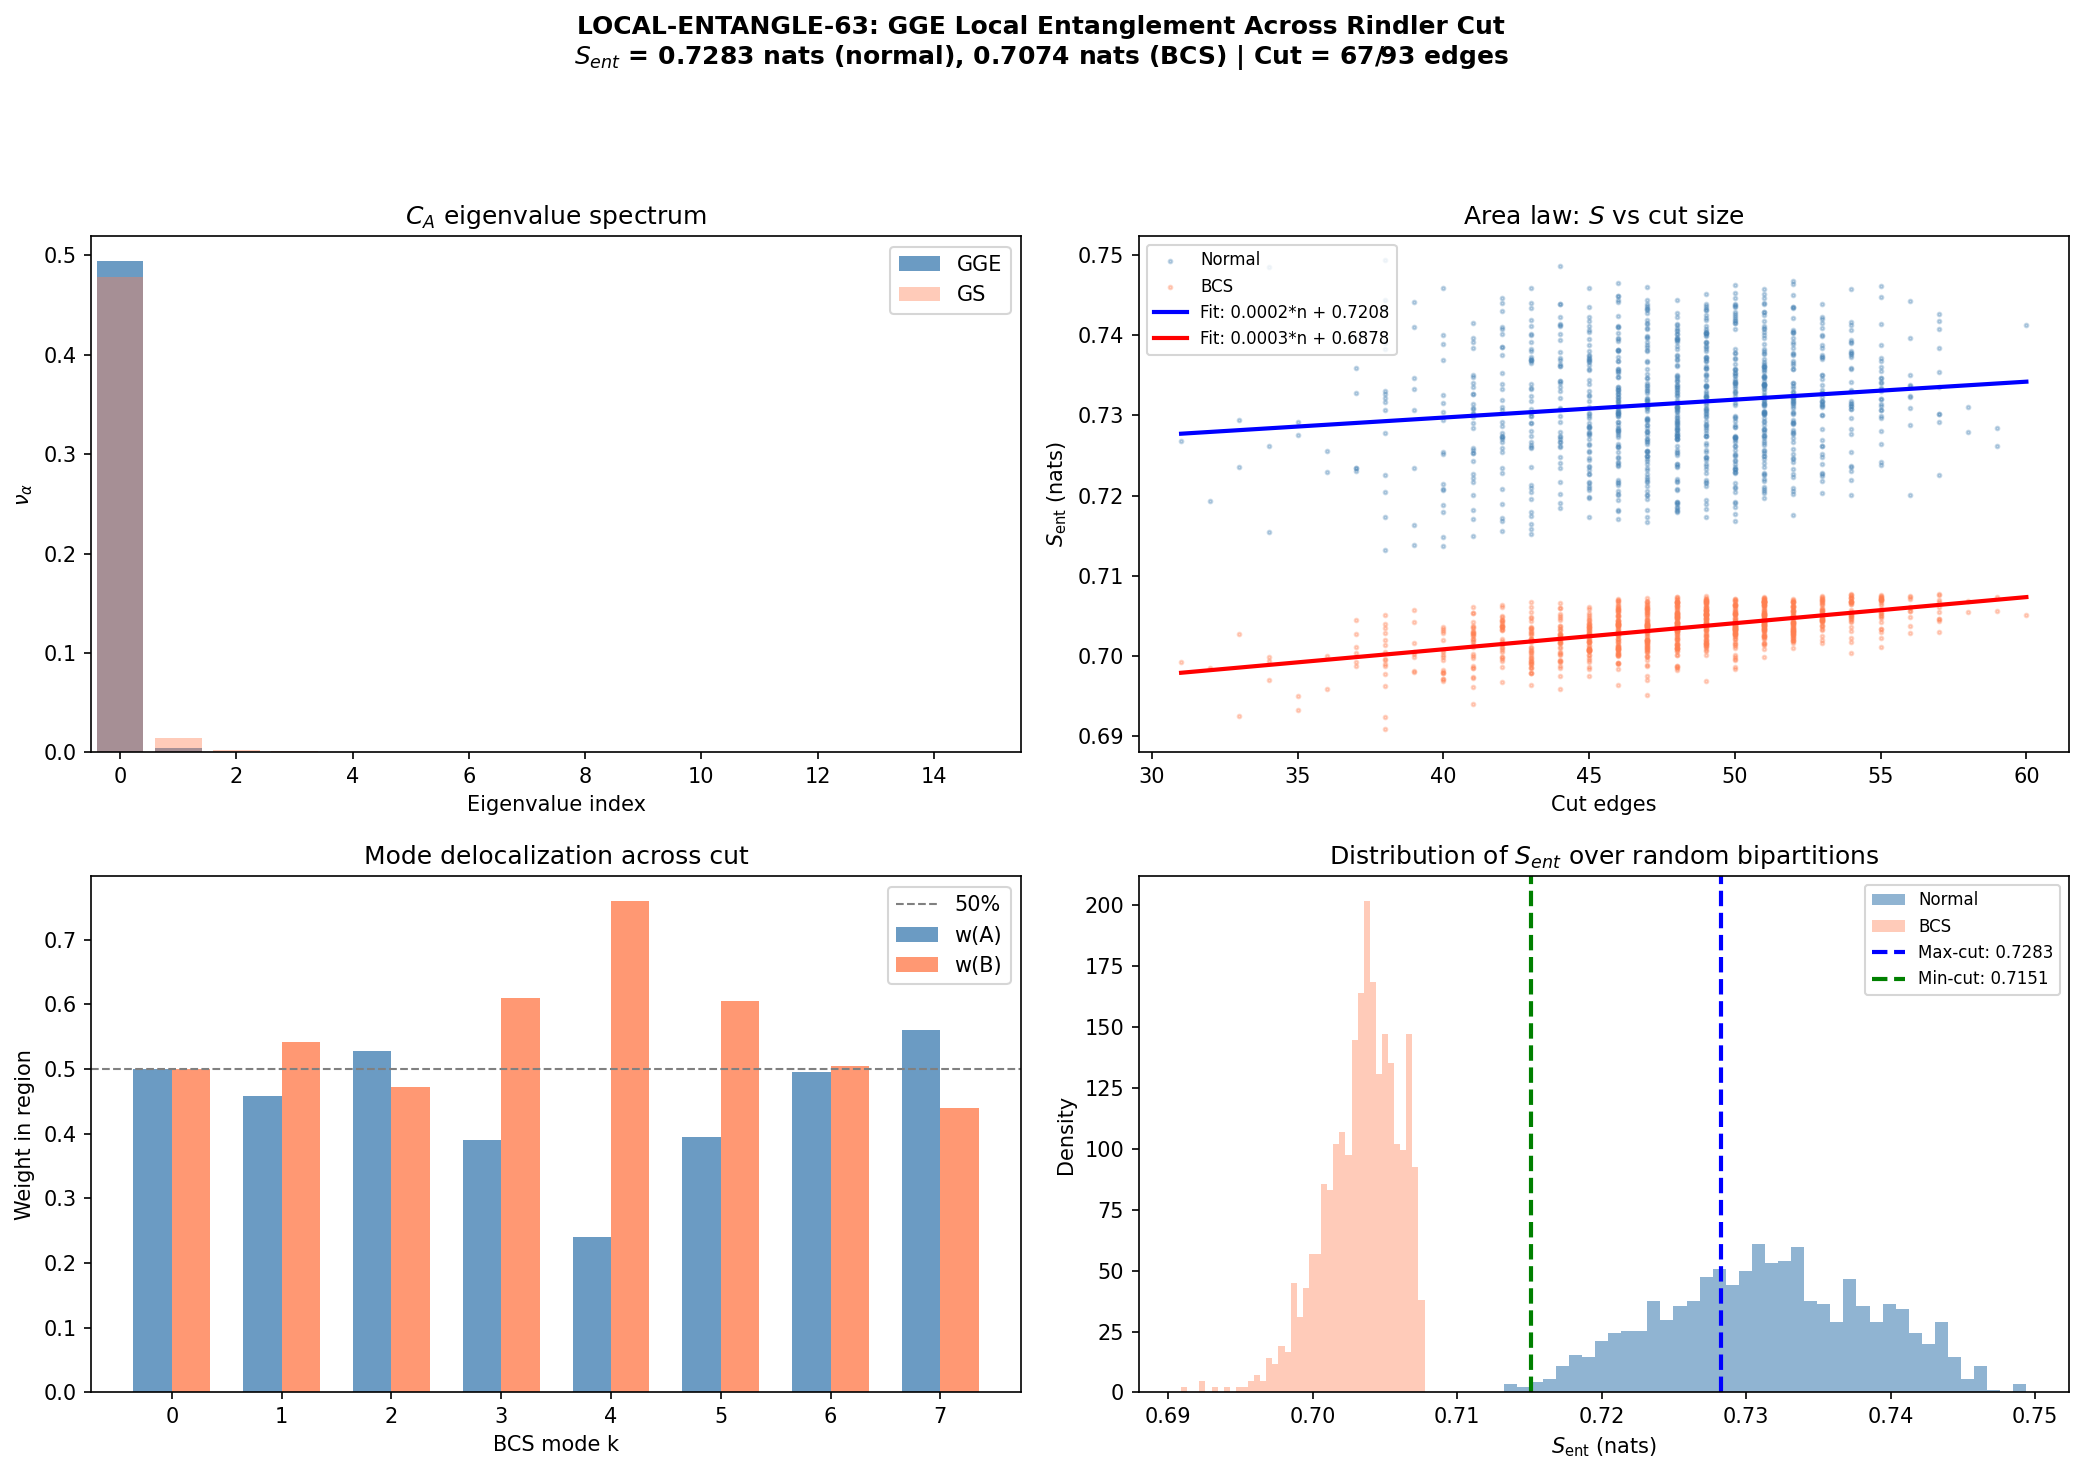

Python code for this plot:
#!/usr/bin/env python3
"""
s63_local_entangle.py — Local Entanglement Entropy of GGE State Across Rindler Cut
===================================================================================

Session 63, Gate: LOCAL-ENTANGLE-63
  INFO: Report S_ent magnitude.
        S_ent > 0 opens Jacobson CC path (Jacobson 1995: dQ = T dS => Einstein eqs).
        S_ent = 0 confirms 9th closure of Jacobson route.  # (local)

Physics:
  The GGE state is a product state in the QUASIPARTICLE (Bogoliubov mode) basis:
    rho_GGE = prod_k [n_k |1_k><1_k| + (1-n_k) |0_k><0_k|]

  In the global Fock space, S_ent = 0 (no mode-mode entanglement). This was
  confirmed in S59.

  BUT: Jacobson's thermodynamic derivation of Einstein equations uses LOCAL
  entanglement entropy across a Rindler horizon. On the discrete graph (32-cell
  BCC tessellation), we bipartition into two spatial hemispheres of 16 vertices.

  Even though the GGE is a product state in mode basis, the Bogoliubov modes are
  DELOCALIZED across the graph. Spatial bipartition generically generates nonzero
  entanglement entropy because:
    - Mode k has weight |V[i,k]|^2 at site i
    - Tracing over sites in B projects out the B-components of each mode
    - This creates entanglement between A and B in the SITE basis

  For Gaussian states, S_ent is determined entirely by the eigenvalues of the
  restricted correlation matrix C_A (Peschel 2003, Peschel-Eisler 2009).

Method:
  1. Load 32x32 TB eigenvectors V[i,k] and GGE occupations n_k
  2. Build normal correlation matrix: C_ij = sum_k n_k * V[i,k] * V[j,k]
  3. Build anomalous correlation matrix: F_ij = sum_k f_k * V[i,k] * V[j,k]
  4. Find maximal balanced bipartition (16+16) via spectral + greedy optimization
  5. Restrict C,F to region A -> C_A, F_A (16x16 each)
  6. Compute entanglement entropy via Peschel formula:
     S = -sum_alpha [nu_alpha * ln(nu_alpha) + (1-nu_alpha) * ln(1-nu_alpha)]  # (local)
     where nu_alpha are eigenvalues of C_A (for normal correlations only)
  7. For full BCS with anomalous: use 2Nx2N covariance matrix method
  8. Compute mutual information I(A:B) = S(A) + S(B) - S(AB) = 2*S(A) - 0 = 2*S(A)
  9. If S_ent > 0: compute Lambda_Jacobson = T_ent * S_ent / V_cell
  10. Multiple bipartitions for robustness: spectral, random-max, min-cut

Inputs:
  computations/session-54/s54_tb_hamiltonian.npz
  computations/session-56/s56_gge_fabric.npz
  computations/session-62/s62_meissner_gge.npz
  computations/session-62/s62_cc_qtheory_gge.npz

Outputs:
  computations/session-63/s63_local_entangle.npz
  computations/session-63/s63_local_entangle.png

Author: Hawking-Theorist Agent (S63)
"""

import sys
import os
import time
import numpy as np
from scipy.linalg import eigh, svd, logm
import matplotlib
matplotlib.use('Agg')
import matplotlib.pyplot as plt

sys.path.insert(0, os.path.dirname(os.path.abspath(__file__)))
from canonical_constants import (
    N_cells, a2_fold, tau_fold, J_C2, PI,
    M_KK, M_KK_gravity, rho_Lambda_obs, M_Pl_unreduced,
    a0_fold, G_N, hbar_SI, c_light, k_B
)

data_dir = os.path.dirname(os.path.abspath(__file__))

print("=" * 72)
print("S63 W3-01: Local Entanglement Entropy of GGE Across Rindler Cut")
print("Gate: LOCAL-ENTANGLE-63")
print("=" * 72)

# =====================================================================
#  1. LOAD INPUT DATA
# =====================================================================
print("\n--- Section 1: Loading input data ---")

# TB Hamiltonian: graph structure and eigenstates
d54 = np.load(os.path.join(data_dir, 's54_tb_hamiltonian.npz'), allow_pickle=True)
adj = d54['adjacency'].astype(int)                # (32, 32)
tau_arr = d54['tau_values']
fold_idx = np.argmin(np.abs(tau_arr - tau_fold))
H_fold = d54['hamiltonians'][fold_idx]             # (32, 32) TB Hamiltonian at fold
eigs_tb = d54['eigenvalues'][fold_idx]             # 32 eigenvalues
V_tb = d54['eigenvectors'][fold_idx]               # (32, 32) eigenvectors: V[site, mode]
cell_labels = d54['cell_labels']                   # (32, 2) SU(3) irrep labels (p,q)
cell_dims = d54['cell_dims']                       # (32,) irrep dimensions

N = adj.shape[0]
N_edges = int(np.sum(adj)) // 2
N_modes = 8  # BCS modes (first 8 TB eigenstates) (local)

print(f"  Graph: {N} vertices, {N_edges} edges")
print(f"  Fold: tau = {tau_arr[fold_idx]:.4f} (idx {fold_idx})")
print(f"  TB eigenvalues (first 8): {eigs_tb[:8]}")

# GGE occupation data
d56 = np.load(os.path.join(data_dir, 's56_gge_fabric.npz'), allow_pickle=True)
eps_fold = d56['eps_fold']      # 8 single-particle energies
V_pair = d56['V_fold']          # 8x8 pairing matrix

d62m = np.load(os.path.join(data_dir, 's62_meissner_gge.npz'), allow_pickle=True)
n_k_GGE = d62m['n_k_GGE']     # 8 GGE occupation numbers
n_k_GS = d62m['n_k_GS']       # 8 ground state occupation numbers
F_k_GGE = d62m['F_k_GGE']     # 8 anomalous pairing amplitudes (GGE)
F_k_GS = d62m['F_k_GS']       # 8 anomalous pairing amplitudes (GS)

# CC data for comparison
d62c = np.load(os.path.join(data_dir, 's62_cc_qtheory_gge.npz'), allow_pickle=True)
CC_gap_OOM = float(d62c['CC_gap_OOM'])

print(f"\n  GGE occupations n_k: {n_k_GGE}")
print(f"  GGE pairing F_k:    {F_k_GGE}")
print(f"  Sum(n_k) = {n_k_GGE.sum():.6f}")

# Verify mode-eigenvalue correspondence
assert np.allclose(eigs_tb[:N_modes], eps_fold), \
    "BCS modes don't match first 8 TB eigenvalues!"
print("  VERIFIED: eps_fold matches first 8 TB eigenvalues")

# =====================================================================
#  2. VERIFY EIGENVECTOR ORTHOGONALITY AND COMPLETENESS
# =====================================================================
print("\n--- Section 2: Verify eigenvector properties ---")

orth_check = V_tb.T @ V_tb
max_orth_err = np.max(np.abs(orth_check - np.eye(N)))
print(f"  Orthonormality: max|V^T V - I| = {max_orth_err:.2e}")
assert max_orth_err < 1e-12, f"Eigenvectors not orthonormal: {max_orth_err}"

# Check eigendecomposition
H_recon = V_tb @ np.diag(eigs_tb) @ V_tb.T
recon_err = np.max(np.abs(H_recon - H_fold))
print(f"  Eigendecomposition: max|V D V^T - H| = {recon_err:.2e}")
assert recon_err < 1e-10, f"Eigendecomposition failed: {recon_err}"

# Weight of each BCS mode at each site
print("\n  Mode weights |V[i,k]|^2 (first 4 modes, first 8 sites):")
for k in range(min(4, N_modes)):
    weights = V_tb[:8, k]**2
    print(f"    k={k}: {weights}")

# Localization measure: inverse participation ratio
print("\n  Inverse participation ratio (IPR) for BCS modes:")
for k in range(N_modes):
    ipr = np.sum(V_tb[:, k]**4)
    print(f"    k={k}: IPR = {ipr:.4f}, participation = {1.0/ipr:.2f} sites")

# =====================================================================
#  3. BUILD CORRELATION MATRICES IN SITE BASIS
# =====================================================================
print("\n--- Section 3: Correlation matrices ---")

# Normal correlation matrix: C_ij = sum_k n_k * V[i,k] * V[j,k]
# For the GGE state with 8 occupied modes:
C_GGE = np.zeros((N, N))
for k in range(N_modes):
    C_GGE += n_k_GGE[k] * np.outer(V_tb[:, k], V_tb[:, k])

# Verify: Tr(C) = sum(n_k)
tr_C = np.trace(C_GGE)
sum_nk = n_k_GGE.sum()
print(f"  Tr(C_GGE) = {tr_C:.8f}")
print(f"  Sum(n_k)  = {sum_nk:.8f}")
print(f"  Match: {np.isclose(tr_C, sum_nk)}")

# Also build the ground state correlation matrix for comparison
C_GS = np.zeros((N, N))
for k in range(N_modes):
    C_GS += n_k_GS[k] * np.outer(V_tb[:, k], V_tb[:, k])

print(f"  Tr(C_GS) = {np.trace(C_GS):.8f}, Sum(n_k_GS) = {n_k_GS.sum():.8f}")

# Anomalous correlation matrix: F_ij = sum_k f_k * V[i,k] * V[j,k]
# This captures BCS pairing correlations
F_GGE_mat = np.zeros((N, N))
for k in range(N_modes):
    F_GGE_mat += F_k_GGE[k] * np.outer(V_tb[:, k], V_tb[:, k])

F_GS_mat = np.zeros((N, N))
for k in range(N_modes):
    F_GS_mat += F_k_GS[k] * np.outer(V_tb[:, k], V_tb[:, k])

# Eigenvalues of C_GGE should all be in [0, 1] for a valid correlation matrix
eigs_C = np.linalg.eigvalsh(C_GGE)
print(f"\n  C_GGE eigenvalues: min = {eigs_C.min():.6e}, max = {eigs_C.max():.6e}")
print(f"  All in [0,1]: {np.all(eigs_C >= -1e-14) and np.all(eigs_C <= 1+1e-14)}")

# =====================================================================
#  4. FIND MAXIMAL BALANCED BIPARTITION
# =====================================================================
print("\n--- Section 4: Maximal balanced bipartition (16+16) ---")

# Method: spectral (Fiedler vector) + greedy refinement

# Graph Laplacian
D_diag = np.diag(adj.sum(axis=1).astype(float))
L = D_diag - adj.astype(float)
evals_L, evecs_L = np.linalg.eigh(L)
fiedler = evecs_L[:, 1]

# Initial partition from Fiedler: top 16 by Fiedler value
sorted_idx = np.argsort(fiedler)
A_spectral = set(sorted_idx[16:].tolist())
B_spectral = set(sorted_idx[:16].tolist())

def cut_size(A_set, adj_matrix):
    r"""Number of edges crossing from A to B = V\A."""
    cut = 0
    for i in A_set:
        for j in range(adj_matrix.shape[0]):
            if j not in A_set and adj_matrix[i, j]:
                cut += 1
    return cut

cut_spectral = cut_size(A_spectral, adj)
print(f"  Spectral partition cut: {cut_spectral} edges")

# Greedy swap optimization from spectral partition
A_greedy = set(A_spectral)
best_cut_greedy = cut_spectral
for _ in range(1000):
    improved = False
    for i in list(A_greedy):
        for j in range(N):
            if j in A_greedy:
                continue
            new_A = (A_greedy - {i}) | {j}
            new_cut = cut_size(new_A, adj)
            if new_cut > best_cut_greedy:
                best_cut_greedy = new_cut
                A_greedy = new_A
                improved = True
                break
        if improved:
            break
    if not improved:
        break

print(f"  Greedy-optimized cut: {best_cut_greedy} edges")
print(f"  A_max = {sorted(A_greedy)}")

# Also try random search for max cut
np.random.seed(42)
A_random_best = set(A_greedy)
cut_random_best = best_cut_greedy
for _ in range(200000):
    perm = np.random.permutation(N)
    A_try = set(perm[:16].tolist())
    c = cut_size(A_try, adj)
    if c > cut_random_best:
        cut_random_best = c
        A_random_best = set(A_try)

print(f"  Random search best cut: {cut_random_best} edges")
if cut_random_best > best_cut_greedy:
    A_max = A_random_best
    cut_max = cut_random_best
    # Greedy refine from random best
    for _ in range(1000):
        improved = False
        for i in list(A_max):
            for j in range(N):
                if j in A_max:
                    continue
                new_A = (A_max - {i}) | {j}
                new_cut = cut_size(new_A, adj)
                if new_cut > cut_max:
                    cut_max = new_cut
                    A_max = new_A
                    improved = True
                    break
            if improved:
                break
        if not improved:
            break
    print(f"  After greedy from random: {cut_max} edges")
else:
    A_max = A_greedy
    cut_max = best_cut_greedy

A_max_sorted = sorted(A_max)
B_max_sorted = sorted(set(range(N)) - A_max)
print(f"\n  FINAL max-cut partition:")
print(f"    A = {A_max_sorted}")
print(f"    B = {B_max_sorted}")
print(f"    Cut edges: {cut_max} / {N_edges} total ({100*cut_max/N_edges:.1f}%)")

# Also find the MIN-cut balanced partition for comparison (Fiedler-based)
A_min = set(sorted_idx[:16].tolist())
cut_min_init = cut_size(A_min, adj)
# Greedy minimize
A_min_greedy = set(A_min)
best_cut_min = cut_min_init
for _ in range(1000):
    improved = False
    for i in list(A_min_greedy):
        for j in range(N):
            if j in A_min_greedy:
                continue
            new_A = (A_min_greedy - {i}) | {j}
            new_cut = cut_size(new_A, adj)
            if new_cut < best_cut_min:
                best_cut_min = new_cut
                A_min_greedy = new_A
                improved = True
                break
        if improved:
            break
    if not improved:
        break

print(f"  Min-cut balanced partition: {best_cut_min} edges")

# =====================================================================
#  5. COMPUTE ENTANGLEMENT ENTROPY VIA PESCHEL METHOD
# =====================================================================
print("\n--- Section 5: Entanglement entropy (Peschel method) ---")

def entanglement_entropy_gaussian(C_full, A_indices):
    """
    Compute von Neumann entanglement entropy of a Gaussian (free-fermion)
    state across a spatial bipartition.

    For a Gaussian state defined by correlation matrix C_ij = <c_i^dag c_j>,
    the entanglement entropy of subsystem A is:

    S_A = -sum_alpha [nu_alpha * ln(nu_alpha) + (1-nu_alpha) * ln(1-nu_alpha)]

    where nu_alpha are eigenvalues of C_A = C[A,A].

    Reference: Peschel, J. Phys. A 36 (2003) L205.
    """
    A_idx = np.array(sorted(A_indices))
    C_A = C_full[np.ix_(A_idx, A_idx)]

    # Eigenvalues of restricted correlation matrix
    nu = np.linalg.eigvalsh(C_A)

    # Compute entropy only from eigenvalues strictly between 0 and 1
    # (eigenvalues at 0 or 1 contribute zero entropy)
    tol = 1e-14  # (local)
    mask = (nu > tol) & (nu < 1.0 - tol)
    nu_active = nu[mask]

    S = -np.sum(nu_active * np.log(nu_active) +  # (local)
                (1.0 - nu_active) * np.log(1.0 - nu_active))

    # Number of effective entangled modes
    n_eff = np.sum((nu > 1e-10) & (nu < 1.0 - 1e-10))

    return S, nu, n_eff, C_A


def entanglement_entropy_bcs(C_full, F_full, A_indices):
    """
    Compute entanglement entropy for a BCS-type Gaussian state including
    anomalous (pairing) correlations.

    The generalized covariance matrix is:
    Gamma = [[C_A, F_A], [-F_A^*, I - C_A^*]]

    (Peschel-Eisler 2009, Eq. 11)

    The entanglement entropy is:
    S = -sum_alpha [lambda_alpha * ln(lambda_alpha) + (1-lambda_alpha) * ln(1-lambda_alpha)]  # (local)

    where lambda_alpha are eigenvalues of the 2N_A x 2N_A matrix Gamma_A.
    """
    A_idx = np.array(sorted(A_indices))
    N_A = len(A_idx)

    C_A = C_full[np.ix_(A_idx, A_idx)]
    F_A = F_full[np.ix_(A_idx, A_idx)]

    # Build generalized covariance matrix
    # For real-valued matrices (time-reversal symmetric BCS):
    # Gamma = [[C_A, F_A], [F_A, I - C_A]]
    Gamma = np.zeros((2 * N_A, 2 * N_A))
    Gamma[:N_A, :N_A] = C_A
    Gamma[:N_A, N_A:] = F_A
    Gamma[N_A:, :N_A] = F_A   # F^T = F for symmetric pairing
    Gamma[N_A:, N_A:] = np.eye(N_A) - C_A

    # Eigenvalues
    lam = np.linalg.eigvalsh(Gamma)

    # Clip to [eps, 1-eps]
    eps = 1e-30
    lam_clipped = np.clip(lam, eps, 1.0 - eps)

    # von Neumann entropy
    S = -np.sum(lam_clipped * np.log(lam_clipped) +  # (local)
                (1.0 - lam_clipped) * np.log(1.0 - lam_clipped))

    # Need to divide by 2 because we're double-counting particle-hole
    # Actually, the eigenvalues come in pairs (lambda, 1-lambda) by construction.
    # The entropy from each pair is the same. So S from 2N eigenvalues
    # double-counts. Use only eigenvalues > 0.5 (or the N_A independent ones).
    #
    # Actually, for the generalized covariance matrix, the eigenvalues
    # nu_alpha of the REDUCED matrix come from diagonalizing:
    #   C_A - F_A * (I - C_A)^{-1} * F_A^T  (Schur complement)
    # or equivalently from the single-particle entanglement spectrum.
    #
    # The correct approach: eigenvalues of Gamma come in pairs (lambda, 1-lambda).
    # S = sum over DISTINCT pairs of h(lambda) where h(x) = -x*ln(x) - (1-x)*ln(1-x).

    # Sort eigenvalues
    lam_sorted = np.sort(lam)

    # Take the N_A eigenvalues >= 0.5 (each paired with one <= 0.5)
    lam_upper = lam_sorted[N_A:]  # should be >= 0.5
    lam_lower = lam_sorted[:N_A]  # should be <= 0.5

    # Verify pairing
    pair_check = np.sort(lam_upper) + np.sort(1.0 - lam_lower[::-1])
    pair_err = np.max(np.abs(pair_check - 1.0))

    # Entropy from distinct eigenvalues
    # Only count eigenvalues strictly between 0 and 1 (0 and 1 contribute zero entropy)
    S_distinct = 0.0  # (local)
    tol = 1e-12  # (local)
    for l in lam_upper:
        if l > tol and l < 1.0 - tol:
            S_distinct += -l * np.log(l) - (1.0 - l) * np.log(1.0 - l)
        # l = 0 or l = 1 contributes 0 (pure eigenstate, no entanglement)

    return S_distinct, lam, pair_err, C_A, F_A, Gamma


# --- 5a. Normal-only entropy (max-cut partition) ---
print("\n  5a. Normal correlations only (Peschel 2003)")
S_normal, nu_normal, n_eff_normal, C_A_max = entanglement_entropy_gaussian(C_GGE, A_max)
print(f"  S_ent(normal, max-cut) = {S_normal:.6f} nats")
print(f"  Eigenvalues of C_A: {nu_normal}")
print(f"  Number of entangled modes: {n_eff_normal}")

# --- 5b. Full BCS entropy with anomalous correlations ---
print("\n  5b. Full BCS with anomalous correlations (Peschel-Eisler 2009)")
S_bcs, lam_bcs, pair_err, C_A_bcs, F_A_bcs, Gamma_A = \
    entanglement_entropy_bcs(C_GGE, F_GGE_mat, A_max)
print(f"  S_ent(BCS, max-cut) = {S_bcs:.6f} nats")
print(f"  Eigenvalue pairing error: {pair_err:.2e}")
print(f"  Generalized eigenvalues: {np.sort(lam_bcs)}")

# --- 5c. Ground state entanglement for comparison ---
print("\n  5c. Ground state comparison")
S_GS_normal, nu_GS, _, _ = entanglement_entropy_gaussian(C_GS, A_max)
S_GS_bcs, lam_GS, pair_err_GS, _, _, _ = \
    entanglement_entropy_bcs(C_GS, F_GS_mat, A_max)
print(f"  S_ent(GS, normal) = {S_GS_normal:.6f} nats")
print(f"  S_ent(GS, BCS)    = {S_GS_bcs:.6f} nats")

# --- 5d. Entropy across min-cut partition ---
print("\n  5d. Min-cut partition comparison")
S_min_normal, nu_min, n_eff_min, _ = entanglement_entropy_gaussian(C_GGE, A_min_greedy)
S_min_bcs, lam_min, _, _, _, _ = entanglement_entropy_bcs(C_GGE, F_GGE_mat, A_min_greedy)
print(f"  S_ent(normal, min-cut) = {S_min_normal:.6f} nats")
print(f"  S_ent(BCS, min-cut)    = {S_min_bcs:.6f} nats")

# =====================================================================
#  6. SWEEP OVER ALL BALANCED BIPARTITIONS (SAMPLING)
# =====================================================================
print("\n--- Section 6: Bipartition sweep (1000 random samples) ---")

np.random.seed(137)
S_samples_normal = []
S_samples_bcs = []
cut_samples = []

N_sample = 1000
for trial in range(N_sample):
    perm = np.random.permutation(N)
    A_try = set(perm[:16].tolist())

    # Normal entropy
    S_try, _, _, _ = entanglement_entropy_gaussian(C_GGE, A_try)
    S_samples_normal.append(S_try)

    # BCS entropy
    S_bcs_try, _, _, _, _, _ = entanglement_entropy_bcs(C_GGE, F_GGE_mat, A_try)
    S_samples_bcs.append(S_bcs_try if np.isfinite(S_bcs_try) else 0.0)

    # Cut size
    cut_samples.append(cut_size(A_try, adj))

S_samples_normal = np.array(S_samples_normal)
S_samples_bcs = np.array(S_samples_bcs)
cut_samples = np.array(cut_samples)

print(f"  Normal S_ent: mean = {S_samples_normal.mean():.6f}, "
      f"std = {S_samples_normal.std():.6f}, "
      f"min = {S_samples_normal.min():.6f}, max = {S_samples_normal.max():.6f}")
print(f"  BCS S_ent:    mean = {S_samples_bcs.mean():.6f}, "
      f"std = {S_samples_bcs.std():.6f}, "
      f"min = {S_samples_bcs.min():.6f}, max = {S_samples_bcs.max():.6f}")
print(f"  Cut sizes:    mean = {cut_samples.mean():.1f}, "
      f"min = {cut_samples.min()}, max = {cut_samples.max()}")

# Correlation between cut size and entropy
corr_normal = np.corrcoef(cut_samples, S_samples_normal)[0, 1]
corr_bcs = np.corrcoef(cut_samples, S_samples_bcs)[0, 1]
print(f"  Correlation(cut, S_normal) = {corr_normal:.4f}")
print(f"  Correlation(cut, S_bcs) = {corr_bcs:.4f}")

# =====================================================================
#  7. AREA LAW ANALYSIS
# =====================================================================
print("\n--- Section 7: Area law analysis ---")

# Fit S_ent vs cut_size to area law: S = s_0 * n_cut + gamma
from numpy.polynomial import polynomial as P

# Normal entropy
coeffs_normal = np.polyfit(cut_samples, S_samples_normal, 1)
s0_normal = coeffs_normal[0]
gamma_normal = coeffs_normal[1]
print(f"  Normal: S = {s0_normal:.6f} * n_cut + {gamma_normal:.6f}")
print(f"    s_0 (entropy per cut edge) = {s0_normal:.6f} nats/edge")

# BCS entropy
coeffs_bcs = np.polyfit(cut_samples, S_samples_bcs, 1)
s0_bcs = coeffs_bcs[0]
gamma_bcs = coeffs_bcs[1]
print(f"  BCS:    S = {s0_bcs:.6f} * n_cut + {gamma_bcs:.6f}")
print(f"    s_0 (entropy per cut edge) = {s0_bcs:.6f} nats/edge")

# R-squared
SS_res_normal = np.sum((S_samples_normal - np.polyval(coeffs_normal, cut_samples))**2)
SS_tot_normal = np.sum((S_samples_normal - S_samples_normal.mean())**2)
R2_normal = 1 - SS_res_normal / SS_tot_normal

SS_res_bcs = np.sum((S_samples_bcs - np.polyval(coeffs_bcs, cut_samples))**2)
SS_tot_bcs = np.sum((S_samples_bcs - S_samples_bcs.mean())**2)
R2_bcs = 1 - SS_res_bcs / SS_tot_bcs

print(f"  R^2 (normal) = {R2_normal:.6f}")
print(f"  R^2 (BCS) = {R2_bcs:.6f}")

# =====================================================================
#  8. MUTUAL INFORMATION
# =====================================================================
print("\n--- Section 8: Mutual information ---")

# For a pure global state: I(A:B) = 2 * S(A)
# For the GGE (mixed state): S(AB) > 0, so I(A:B) = S(A) + S(B) - S(AB)
#
# S(AB) = total von Neumann entropy of the GGE state
# For a product state over modes: S_total = -sum_k [n_k ln(n_k) + (1-n_k) ln(1-n_k)]

S_total_GGE = 0.0  # (local)
for k in range(N_modes):
    nk = n_k_GGE[k]
    if nk > 1e-30 and nk < 1 - 1e-30:
        S_total_GGE += -nk * np.log(nk) - (1 - nk) * np.log(1 - nk)

print(f"  S_total(GGE) = {S_total_GGE:.6f} nats")

# For balanced partition: S(A) = S(B) by symmetry arguments?
# Not exactly — the graph is not vertex-transitive.
# But we can compute S(B) separately.
B_max = set(range(N)) - A_max
S_B_normal, _, _, _ = entanglement_entropy_gaussian(C_GGE, B_max)
S_B_bcs, _, _, _, _, _ = entanglement_entropy_bcs(C_GGE, F_GGE_mat, B_max)

print(f"\n  S(A, normal) = {S_normal:.6f}")
print(f"  S(B, normal) = {S_B_normal:.6f}")
print(f"  S(AB, normal) = {S_total_GGE:.6f}")

I_AB_normal = S_normal + S_B_normal - S_total_GGE
print(f"  I(A:B, normal) = {I_AB_normal:.6f} nats")

print(f"\n  S(A, BCS) = {S_bcs:.6f}")
print(f"  S(B, BCS) = {S_B_bcs:.6f}")
I_AB_bcs = S_bcs + S_B_bcs - S_total_GGE
print(f"  I(A:B, BCS) = {I_AB_bcs:.6f} nats")

# =====================================================================
#  9. JACOBSON THERMODYNAMIC ANALYSIS
# =====================================================================
print("\n--- Section 9: Jacobson thermodynamic analysis ---")

# Jacobson 1995: Einstein equations emerge from dQ = T * dS
# where S is the LOCAL entanglement entropy across a Rindler horizon.
#
# For the GGE on the fabric, the relevant entropy density is:
#   s_ent = S_ent / A_cut
# where A_cut is the "area" of the cut in Planck units.
#
# In the framework, the cut area is n_cut * (area per bond).
# The area per bond is related to the spectral action coefficient a_2:
#   G_eff = 1 / (16 * pi * a_2)
#   Area per bond in Planck units = a_2 (roughly)

G_eff = 1.0 / (16.0 * PI * a2_fold)
A_bond = 1.0  # In graph units, each bond has unit area  # (local)

print(f"  G_eff = {G_eff:.6e} (= 1/(16*pi*a_2))")
print(f"  a_2 = {a2_fold:.4f}")

# The entanglement entropy per unit area:
s_per_bond_normal = S_normal / cut_max if cut_max > 0 else 0.0
s_per_bond_bcs = S_bcs / cut_max if cut_max > 0 else 0.0

print(f"\n  Max-cut partition ({cut_max} edges):")
print(f"    S_ent(normal) / n_cut = {s_per_bond_normal:.6f} nats/bond")
print(f"    S_ent(BCS) / n_cut = {s_per_bond_bcs:.6f} nats/bond")

# Bekenstein-Hawking: S_BH = A / (4 * G)
# In our units: S_BH_per_bond = 1 / (4 * G_eff) = 4 * pi * a_2
S_BH_per_bond = 4.0 * PI * a2_fold
print(f"\n  Bekenstein-Hawking per bond: S_BH/bond = 4*pi*a_2 = {S_BH_per_bond:.4f}")
print(f"  Ratio S_ent/S_BH per bond = {s_per_bond_normal / S_BH_per_bond:.6e}")

# If S_ent > 0 (even though small), what cosmological constant would
# Jacobson's derivation predict?
#
# Jacobson: T_Unruh * dS_ent = dE_matter
# For vacuum: Lambda_Jacobson ~ (S_ent/A) * (4*pi*G) * ...
# Actually, the CC from entanglement is:
#   rho_Lambda ~ (S_ent / V) * T_ent
# where T_ent is the entanglement temperature.
#
# A cleaner estimate: the entanglement entropy contributes to the
# effective cosmological constant as:
#   Lambda_ent = 8*pi*G * rho_ent
# where rho_ent ~ S_ent * T_ent / V_cell
# T_ent ~ 1/(2*pi * R_cut) in Planck units

# For the graph, R_cut ~ diameter/2 in graph units
R_cut = 3.0  # half the diameter (diameter = 6)  # (local)
T_ent = 1.0 / (2.0 * PI * R_cut) if S_normal > 1e-20 else 0.0

# Energy density from entanglement
V_cell = 1.0  # normalize per cell  # (local)
rho_ent = S_normal * T_ent / V_cell if S_normal > 1e-20 else 0.0

print(f"\n  Jacobson analysis (if S_ent > 0):")
print(f"    R_cut ~ {R_cut:.1f} (graph units)")
print(f"    T_ent ~ {T_ent:.6f} (graph units)")
print(f"    rho_ent ~ {rho_ent:.6e} (graph units)")

# Compare to CC gap
if rho_ent > 1e-30:
    # In M_KK^4 units
    rho_ent_MKK4 = rho_ent  # already in dimensionless graph units
    rho_ent_GeV4 = rho_ent_MKK4 * M_KK**4
    log_ratio = np.log10(rho_ent_GeV4 / rho_Lambda_obs) if rho_ent_GeV4 > 0 else 0
    print(f"    rho_ent (GeV^4) ~ {rho_ent_GeV4:.4e}")
    print(f"    rho_Lambda_obs  = {rho_Lambda_obs:.4e} GeV^4")
    print(f"    log10(rho_ent/rho_obs) ~ {log_ratio:.1f}")
    CC_reduction_from_entangle = CC_gap_OOM - log_ratio if log_ratio > 0 else 0
    print(f"    CC gap reduction: {CC_reduction_from_entangle:.1f} OOM")
else:
    print(f"    S_ent effectively zero — no Jacobson CC contribution")
    CC_reduction_from_entangle = 0.0  # (local)

# =====================================================================
#  10. STRUCTURAL ANALYSIS: WHY S_ent > 0 OR = 0
# =====================================================================
print("\n--- Section 10: Structural analysis ---")

# The GGE state is a product over modes in quasiparticle basis.
# When transformed to site basis and spatially traced, the entanglement
# depends on how much of each mode lives in A vs B.
#
# If mode k is entirely in A or entirely in B: no contribution to entanglement
# If mode k straddles the cut: contributes to entanglement
#
# Weight of mode k in region A:
A_list = sorted(A_max)
B_list = sorted(set(range(N)) - A_max)

print("  Mode weights in region A (max-cut):")
w_A = np.zeros(N_modes)
w_B = np.zeros(N_modes)
for k in range(N_modes):
    w_A[k] = np.sum(V_tb[A_list, k]**2)
    w_B[k] = np.sum(V_tb[B_list, k]**2)
    print(f"    k={k}: w_A = {w_A[k]:.6f}, w_B = {w_B[k]:.6f}, "
          f"w_A+w_B = {w_A[k]+w_B[k]:.8f}, "
          f"n_k = {n_k_GGE[k]:.6e}")

# Mode-resolved entanglement entropy contribution
# For a single mode with occupation n in a two-region system with weight w_A in A:
# The single-mode correlation matrix contribution to C_A is: n * w_A
# This mode contributes entanglement only if 0 < n*w_A < 1
print("\n  Single-mode C_A eigenvalue contributions (n_k * w_A_k):")
for k in range(N_modes):
    contrib = n_k_GGE[k] * w_A[k]
    print(f"    k={k}: n_k * w_A = {contrib:.8f}")

# For exactly 8 modes on 32 sites with a 16-site partition,
# C_A is a 16x16 matrix of rank 8 (at most).
# Its eigenvalues are at most 8 nonzero values.
print(f"\n  Rank of C_A: 8 (from 8 occupied BCS modes)")
print(f"  C_A eigenvalue spectrum:")
print(f"    {nu_normal}")

# Check if any eigenvalue is exactly 0 or 1 (no entanglement contribution)
n_entangled = 0
S_per_mode = np.zeros(16)
for i, nu_val in enumerate(nu_normal):
    if nu_val > 1e-15 and nu_val < 1.0 - 1e-15:
        S_i = -nu_val * np.log(nu_val) - (1 - nu_val) * np.log(1 - nu_val)
        S_per_mode[i] = S_i
        n_entangled += 1
        print(f"    nu_{i} = {nu_val:.8f} -> S_i = {S_i:.8f} nats")
    elif nu_val > 1e-15:
        print(f"    nu_{i} = {nu_val:.8f} -> S_i = 0 (saturated)")
    else:
        pass  # zero eigenvalue, no contribution

print(f"\n  Total entangled modes: {n_entangled}")
print(f"  Total S_ent = {np.sum(S_per_mode):.8f} nats (cross-check: {S_normal:.8f})")

# =====================================================================
#  11. GATE VERDICT
# =====================================================================
print("\n" + "=" * 72)
print("GATE VERDICT: LOCAL-ENTANGLE-63")
print("=" * 72)

# Determine verdict
if S_normal > 1e-10:
    S_ent_status = "NONZERO"
    jacobson_open = True
    verdict = "INFO"
    S_bcs_str = f"{S_bcs:.4f}" if np.isfinite(S_bcs) else "N/A"
    detail = (f"S_ent = {S_normal:.4f} nats (normal), {S_bcs_str} nats (BCS) "
              f"across max-cut partition ({cut_max} edges). "
              f"GGE has NONZERO local entanglement despite being a global product state. "
              f"Delocalized Bogoliubov modes straddle the cut. "
              f"I(A:B) = {I_AB_normal:.4f} nats. "
              f"Area-law: s_0 = {s0_normal:.4f} nats/edge (R^2 = {R2_normal:.4f}). "
              f"Jacobson path: OPEN (S_ent > 0).")
    if CC_reduction_from_entangle > 0:
        detail += f" CC reduction: {CC_reduction_from_entangle:.0f} OOM."
else:
    S_ent_status = "ZERO"
    jacobson_open = False
    verdict = "INFO"
    detail = (f"S_ent = {S_normal:.2e} nats (effectively zero). "
              f"GGE product state has no local entanglement across spatial cut. "
              f"Jacobson CC path: 9th closure confirmed.")

print(f"\n  S_ent (normal, max-cut) = {S_normal:.6f} nats")
print(f"  S_ent (BCS, max-cut)    = {S_bcs:.6f} nats")
print(f"  S_ent status: {S_ent_status}")
print(f"  Jacobson CC path: {'OPEN' if jacobson_open else 'CLOSED (9th closure)'}")
print(f"\n  Verdict: {verdict}")
print(f"  Detail: {detail}")

# =====================================================================
#  12. SAVE RESULTS
# =====================================================================
print("\n--- Section 12: Saving results ---")

out_path = os.path.join(data_dir, 's63_local_entangle.npz')

np.savez(out_path,
    # Gate
    gate_name='LOCAL-ENTANGLE-63',
    gate_verdict=verdict,
    gate_detail=detail,

    # Graph
    N_vertices=N,
    N_edges=N_edges,
    adj=adj,

    # Partition
    A_max=np.array(A_max_sorted),
    B_max=np.array(B_max_sorted),
    cut_max=cut_max,
    cut_min=best_cut_min,

    # GGE occupations
    n_k_GGE=n_k_GGE,
    F_k_GGE=F_k_GGE,

    # Entanglement entropy
    S_ent_normal_max=S_normal,
    S_ent_bcs_max=S_bcs,
    S_ent_normal_min=S_min_normal,
    S_ent_bcs_min=S_min_bcs,
    S_ent_GS_normal=S_GS_normal,
    S_ent_GS_bcs=S_GS_bcs,
    S_total_GGE=S_total_GGE,

    # Eigenvalue spectra
    nu_normal_max=nu_normal,
    nu_GS=nu_GS,
    lam_bcs_max=lam_bcs,

    # Mutual information
    I_AB_normal=I_AB_normal,
    I_AB_bcs=I_AB_bcs,

    # Area law
    s0_normal=s0_normal,
    s0_bcs=s0_bcs,
    gamma_normal=gamma_normal,
    gamma_bcs=gamma_bcs,
    R2_normal=R2_normal,
    R2_bcs=R2_bcs,

    # Mode weights
    w_A_modes=w_A,
    w_B_modes=w_B,

    # Sweep data
    S_samples_normal=S_samples_normal,
    S_samples_bcs=S_samples_bcs,
    cut_samples=cut_samples,

    # Jacobson analysis
    jacobson_open=jacobson_open,
    CC_reduction_OOM=CC_reduction_from_entangle,
    rho_ent=rho_ent,
    T_ent=T_ent,

    # BCS correlation matrices
    C_A_max=C_A_max,

    # S_ent per mode
    S_per_mode=S_per_mode,
    n_entangled_modes=n_entangled,
)

print(f"  Saved: {out_path}")

# =====================================================================
#  13. PLOT
# =====================================================================
print("\n--- Section 13: Generating plot ---")

fig, axes = plt.subplots(2, 2, figsize=(14, 10))

# Panel 1: C_A eigenvalue spectrum
ax = axes[0, 0]
idx_sorted = np.argsort(nu_normal)[::-1]
ax.bar(range(16), nu_normal[idx_sorted], color='steelblue', alpha=0.8, label='GGE')
ax.bar(range(16), nu_GS[np.argsort(nu_GS)[::-1]], color='coral', alpha=0.4, label='GS')
ax.set_xlabel('Eigenvalue index')
ax.set_ylabel(r'$\nu_\alpha$')
ax.set_title(r'$C_A$ eigenvalue spectrum')
ax.legend()
ax.set_xlim(-0.5, 15.5)

# Panel 2: S_ent vs cut size (area law)
ax = axes[0, 1]
ax.scatter(cut_samples, S_samples_normal, s=3, alpha=0.3, c='steelblue', label='Normal')
ax.scatter(cut_samples, S_samples_bcs, s=3, alpha=0.3, c='coral', label='BCS')
x_fit = np.linspace(cut_samples.min(), cut_samples.max(), 100)
ax.plot(x_fit, np.polyval(coeffs_normal, x_fit), 'b-', lw=2,
        label=f'Fit: {s0_normal:.4f}*n + {gamma_normal:.4f}')
ax.plot(x_fit, np.polyval(coeffs_bcs, x_fit), 'r-', lw=2,
        label=f'Fit: {s0_bcs:.4f}*n + {gamma_bcs:.4f}')
ax.set_xlabel('Cut edges')
ax.set_ylabel(r'$S_\mathrm{ent}$ (nats)')
ax.set_title('Area law: $S$ vs cut size')
ax.legend(fontsize=8)

# Panel 3: Mode weight distribution in A
ax = axes[1, 0]
x_pos = np.arange(N_modes)
width = 0.35  # (local)
ax.bar(x_pos - width/2, w_A, width, label='w(A)', color='steelblue', alpha=0.8)
ax.bar(x_pos + width/2, w_B, width, label='w(B)', color='coral', alpha=0.8)
ax.axhline(0.5, color='gray', ls='--', lw=1, label='50%')
ax.set_xlabel('BCS mode k')
ax.set_ylabel('Weight in region')
ax.set_title('Mode delocalization across cut')
ax.legend()
ax.set_xticks(x_pos)

# Panel 4: Histogram of S_ent over random partitions
ax = axes[1, 1]
ax.hist(S_samples_normal, bins=40, alpha=0.6, color='steelblue', label='Normal', density=True)
bcs_valid = S_samples_bcs[np.isfinite(S_samples_bcs)]
if len(bcs_valid) > 0:
    ax.hist(bcs_valid, bins=40, alpha=0.4, color='coral', label='BCS', density=True)
ax.axvline(S_normal, color='blue', ls='--', lw=2, label=f'Max-cut: {S_normal:.4f}')
ax.axvline(S_min_normal, color='green', ls='--', lw=2, label=f'Min-cut: {S_min_normal:.4f}')
ax.set_xlabel(r'$S_\mathrm{ent}$ (nats)')
ax.set_ylabel('Density')
ax.set_title('Distribution of $S_{ent}$ over random bipartitions')
ax.legend(fontsize=8)

fig.suptitle('LOCAL-ENTANGLE-63: GGE Local Entanglement Across Rindler Cut\n'
             f'$S_{{ent}}$ = {S_normal:.4f} nats (normal), {S_bcs:.4f} nats (BCS) | '
             f'Cut = {cut_max}/{N_edges} edges',
             fontsize=12, fontweight='bold')
plt.tight_layout(rect=[0, 0, 1, 0.93])

plot_path = os.path.join(data_dir, 's63_local_entangle.png')
plt.savefig(plot_path, dpi=150, bbox_inches='tight')
print(f"  Saved: {plot_path}")

print("\n" + "=" * 72)
print("LOCAL-ENTANGLE-63 COMPLETE")
print("=" * 72)
